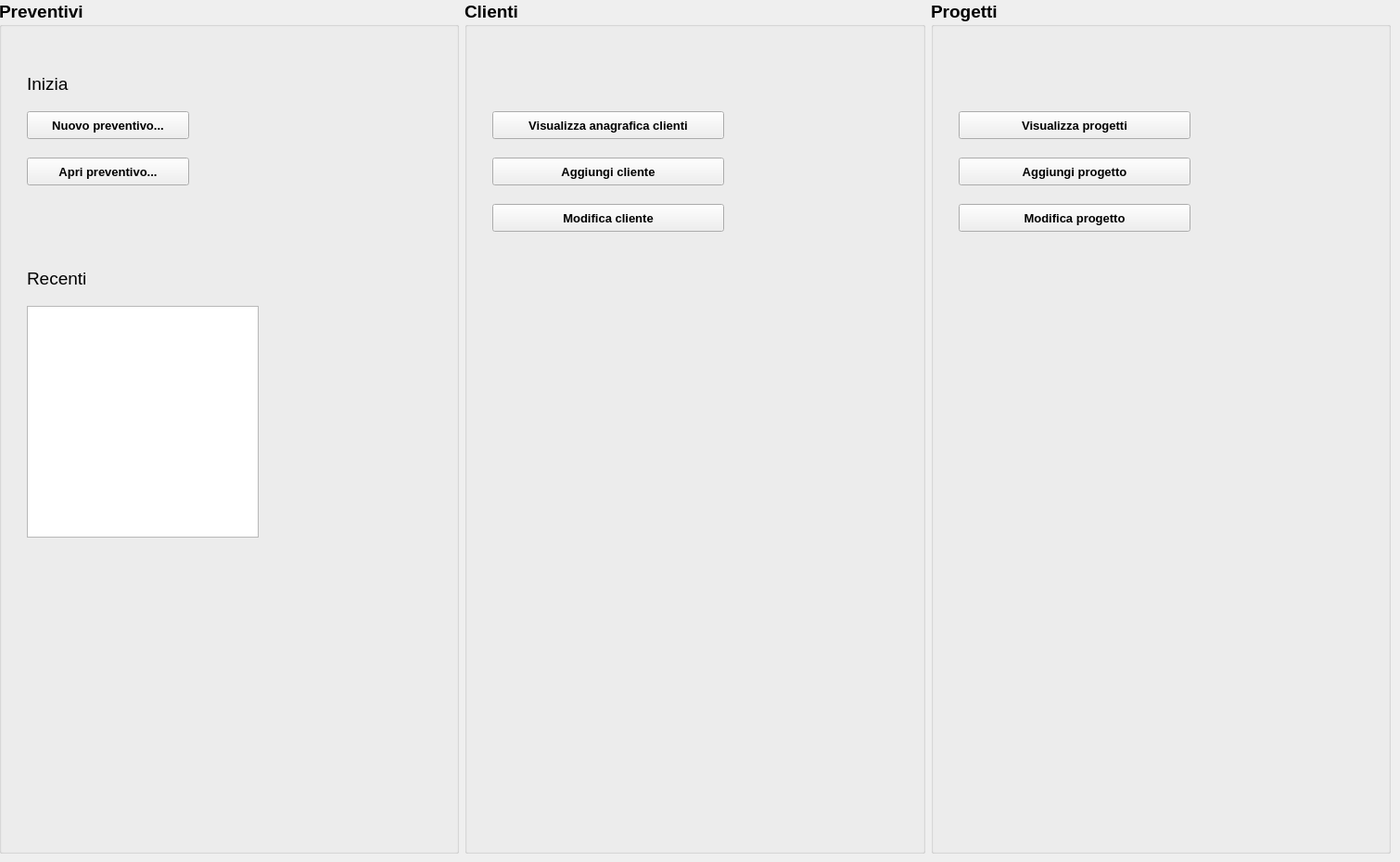
    <widget class="QWidget" name="pag_0">
     <widget class="QWidget" name="horizontalLayoutWidget">
      <property name="geometry">
       <rect>
        <x>-1</x>
        <y>0</y>
        <width>1501</width>
        <height>921</height>
       </rect>
      </property>
      <layout class="QHBoxLayout" name="horizontalLayout">
       <item>
        <widget class="QGroupBox" name="groupBox">
         <property name="font">
          <font>
           <pointsize>14</pointsize>
           <weight>75</weight>
           <bold>true</bold>
          </font>
         </property>
         <property name="title">
          <string>Preventivi</string>
         </property>
         <property name="flat">
          <bool>false</bool>
         </property>
         <property name="checkable">
          <bool>false</bool>
         </property>
         <widget class="QLabel" name="label_3">
          <property name="geometry">
           <rect>
            <x>30</x>
            <y>70</y>
            <width>150</width>
            <height>40</height>
           </rect>
          </property>
          <property name="font">
           <font>
            <pointsize>14</pointsize>
            <weight>50</weight>
            <bold>false</bold>
           </font>
          </property>
          <property name="text">
           <string>Inizia</string>
          </property>
         </widget>
         <widget class="QLabel" name="label_4">
          <property name="geometry">
           <rect>
            <x>30</x>
            <y>280</y>
            <width>150</width>
            <height>40</height>
           </rect>
          </property>
          <property name="font">
           <font>
            <pointsize>14</pointsize>
            <weight>50</weight>
            <bold>false</bold>
           </font>
          </property>
          <property name="text">
           <string>Recenti</string>
          </property>
         </widget>
         <widget class="QPushButton" name="btn_nuovo_prev">
          <property name="enabled">
           <bool>true</bool>
          </property>
          <property name="geometry">
           <rect>
            <x>30</x>
            <y>120</y>
            <width>175</width>
            <height>30</height>
           </rect>
          </property>
          <property name="font">
           <font>
            <pointsize>10</pointsize>
            <weight>75</weight>
            <italic>false</italic>
            <bold>true</bold>
           </font>
          </property>
          <property name="cursor">
           <cursorShape>PointingHandCursor</cursorShape>
          </property>
          <property name="text">
           <string>Nuovo preventivo...</string>
          </property>
         </widget>
         <widget class="QPushButton" name="btn_apri_prev">
          <property name="geometry">
           <rect>
            <x>30</x>
            <y>170</y>
            <width>175</width>
            <height>30</height>
           </rect>
          </property>
          <property name="font">
           <font>
            <pointsize>10</pointsize>
           </font>
          </property>
          <property name="cursor">
           <cursorShape>PointingHandCursor</cursorShape>
          </property>
          <property name="text">
           <string>Apri preventivo...</string>
          </property>
         </widget>
         <widget class="QListView" name="listView">
          <property name="geometry">
           <rect>
            <x>30</x>
            <y>330</y>
            <width>250</width>
            <height>250</height>
           </rect>
          </property>
         </widget>
        </widget>
       </item>
       <item>
        <widget class="QGroupBox" name="groupBox_2">
         <property name="font">
          <font>
           <pointsize>14</pointsize>
           <weight>75</weight>
           <bold>true</bold>
          </font>
         </property>
         <property name="title">
          <string>Clienti</string>
         </property>
         <widget class="QPushButton" name="btn_view_anagrafica">
          <property name="geometry">
           <rect>
            <x>30</x>
            <y>120</y>
            <width>250</width>
            <height>30</height>
           </rect>
          </property>
          <property name="font">
           <font>
            <pointsize>10</pointsize>
           </font>
          </property>
          <property name="cursor">
           <cursorShape>PointingHandCursor</cursorShape>
          </property>
          <property name="text">
           <string>Visualizza anagrafica clienti</string>
          </property>
         </widget>
         <widget class="QPushButton" name="btn_agg_cliente_2">
          <property name="geometry">
           <rect>
            <x>30</x>
            <y>170</y>
            <width>250</width>
            <height>30</height>
           </rect>
          </property>
          <property name="font">
           <font>
            <pointsize>10</pointsize>
           </font>
          </property>
          <property name="cursor">
           <cursorShape>PointingHandCursor</cursorShape>
          </property>
          <property name="text">
           <string>Aggiungi cliente</string>
          </property>
         </widget>
         <widget class="QPushButton" name="btn_edit_cliente">
          <property name="geometry">
           <rect>
            <x>30</x>
            <y>220</y>
            <width>250</width>
            <height>30</height>
           </rect>
          </property>
          <property name="font">
           <font>
            <pointsize>10</pointsize>
           </font>
          </property>
          <property name="cursor">
           <cursorShape>PointingHandCursor</cursorShape>
          </property>
          <property name="text">
           <string>Modifica cliente</string>
          </property>
         </widget>
        </widget>
       </item>
       <item>
        <widget class="QGroupBox" name="groupBox_3">
         <property name="font">
          <font>
           <pointsize>14</pointsize>
           <weight>75</weight>
           <bold>true</bold>
          </font>
         </property>
         <property name="title">
          <string>Progetti</string>
         </property>
         <widget class="QPushButton" name="btn_view_modelli">
          <property name="geometry">
           <rect>
            <x>30</x>
            <y>120</y>
            <width>250</width>
            <height>30</height>
           </rect>
          </property>
          <property name="font">
           <font>
            <pointsize>10</pointsize>
           </font>
          </property>
          <property name="cursor">
           <cursorShape>PointingHandCursor</cursorShape>
          </property>
          <property name="text">
           <string>Visualizza progetti</string>
          </property>
         </widget>
         <widget class="QPushButton" name="btn_agg_modello">
          <property name="geometry">
           <rect>
            <x>30</x>
            <y>170</y>
            <width>250</width>
            <height>30</height>
           </rect>
          </property>
          <property name="font">
           <font>
            <pointsize>10</pointsize>
           </font>
          </property>
          <property name="cursor">
           <cursorShape>PointingHandCursor</cursorShape>
          </property>
          <property name="text">
           <string>Aggiungi progetto</string>
          </property>
         </widget>
         <widget class="QPushButton" name="btn_edit_modello">
          <property name="geometry">
           <rect>
            <x>30</x>
            <y>220</y>
            <width>250</width>
            <height>30</height>
           </rect>
          </property>
          <property name="font">
           <font>
            <pointsize>10</pointsize>
           </font>
          </property>
          <property name="cursor">
           <cursorShape>PointingHandCursor</cursorShape>
          </property>
          <property name="text">
           <string>Modifica progetto</string>
          </property>
         </widget>
        </widget>
       </item>
      </layout>
     </widget>
    </widget>
